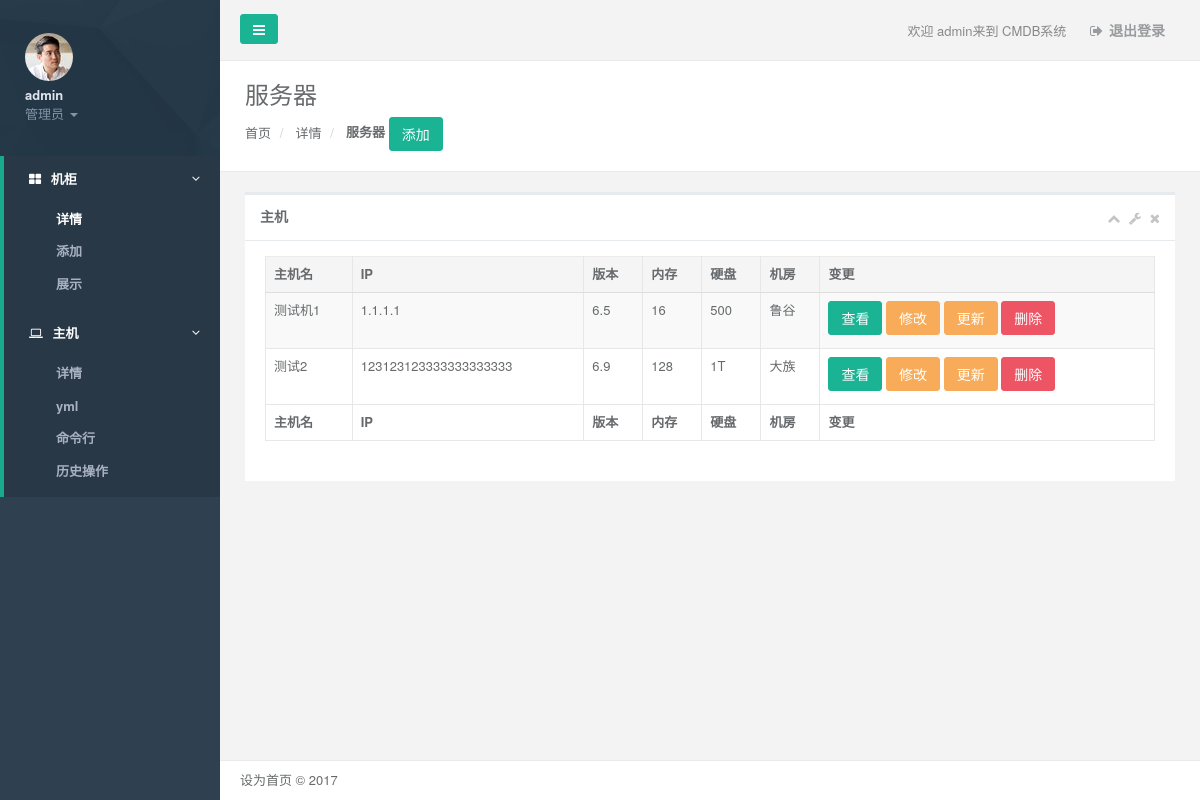
The page /host/host.html (signed in) on the database as committed earlier.
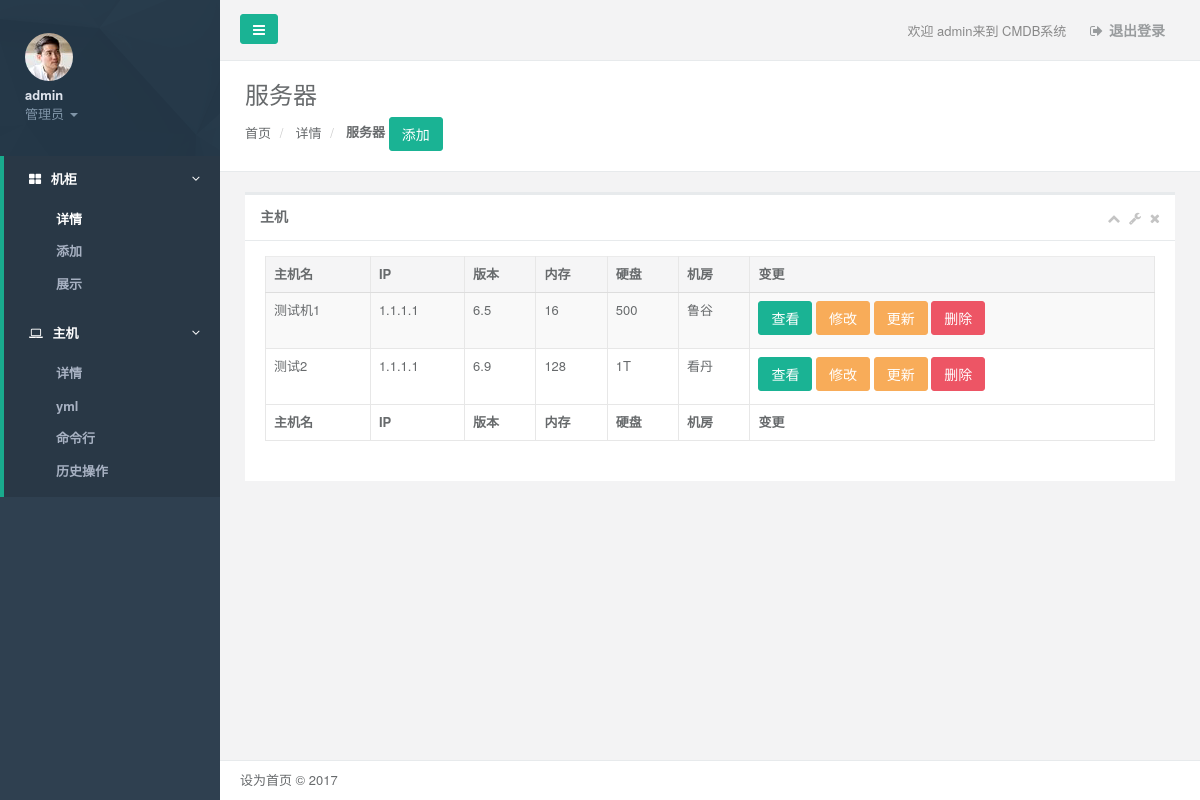
The same page on the database as committed later.
### hostinfo/models.py (models this page shows, shortened)
class Host(models.Model):
    hostname = models.CharField(max_length=50, verbose_name='主机编号')
    ip = models.GenericIPAddressField(verbose_name='IP',null=True)
    port = models.CharField(max_length=50, verbose_name='端口',null=True)
    username = models.CharField(max_length=50, verbose_name='登陆用户',null=True)
    password = models.CharField(max_length=50, verbose_name='密码',null=True)
    jifang = models.ForeignKey(to=Business, to_field='id', null=True)
    osversion = models.CharField(max_length=50,verbose_name='系统版本',null=True)
    memory = models.CharField(max_length=50,verbose_name='内存',null=True)
    disk = models.CharField(max_length=50,verbose_name='硬盘',null=True)
    sn = models.CharField(max_length=50, verbose_name='SN', null=True)
    model_name = models.CharField(max_length=50, verbose_name='型号', null=True)
    cpu_core = models.CharField(max_length=50, verbose_name='CPU', null=True)
    beizhu = models.CharField(max_length=1000, verbose_name='备注', null=True)
    class  Meta:
        db_table ="Host"
        verbose_name="服务器"
        verbose_name_plural = '服务器'

### index/models.py (models this page shows)
class Business(models.Model):
    caption = models.CharField(max_length=32, verbose_name='机房', null=True)
    code = models.CharField(max_length=32, null=True, default="SA", verbose_name='产品线', )
    class Meta:
        db_table = "Business"
        verbose_name = "机房组"
        verbose_name_plural = '机房组'
    def __str__(self):
        return self.caption

### hostinfo/views.py (the view)
# urls.py: url(r'^host/', include('hostinfo.urls')),
@login_required(login_url="/login.html")
def host(request):  ##首页
    host = Host.objects.filter(id__gt=0)
    jifang_list = Business.objects.all()
    return render(request, 'host/host.html', {"host_list": host, "jifang_list": jifang_list})

### templates/host/host.html (shortened to what this page needs)
{% extends "base.html" %}
{% block mainbody %}
    <div class="row wrapper border-bottom white-bg page-heading">
        <div class="col-lg-10">
            <h2>服务器</h2>
            <ol class="breadcrumb">
                <li>
                    <a href="../index.html">首页</a>
                </li>
                <li>
                    <a>详情</a>
                </li>
                <li class="active">
                    <strong>服务器</strong>
                   {%   if     perms.hostinfo.add_host  %}   <button type="button" class="btn btn-primary  " data-toggle="modal" data-target="#myModal">添加 {%  endif %}
                    </button>
                </li>
            </ol>
        </div>
        <div class="col-lg-2">
        </div>
    </div>
    <div class="wrapper wrapper-content animated fadeInRight">
        <div class="row">
            <div class="col-lg-12">
                <div class="ibox float-e-margins">
                    <div class="ibox-title">
                        <h5>主机</h5>
                        <div class="ibox-tools">
                            <a class="collapse-links">
                                <i class="fa fa-chevron-up"></i>
                            </a>
                            <a class="dropdown-toggle" data-toggle="dropdown" href="#">
                                <i class="fa fa-wrench"></i>
                            </a>
                            <a class="close-link">
                                <i class="fa fa-times"></i>
                            </a>
                        </div>
                    </div>
                    <div class="ibox-content">
                        <div class="table-responsive">
                            <table class="table table-striped table-bordered table-hover dataTables-example"
                                   style="word-break:break-all; word-wrap:break-word;">
                                <thead>
                                <tr>
                                    <th>主机名</th>
                                    <th>IP</th>
                                    <th>版本</th>
                                    <th>内存</th>
                                    <th>硬盘</th>
                                    <th>机房</th>
                                    <th>变更 &nbsp;&nbsp;&nbsp;&nbsp;</th>
                                </tr>
                                </thead>
                                <tbody>
                                {% for row  in host_list %}
                                    <tr class="gradeX" nid="{{ row.id }}" jifang_id="{{ row.jifang_id }}"
                                        hostname="{{ row.hostname }}" ip="{{ row.ip }}" osversion="{{ row.osversion }}"
                                        memory="{{ row.memory }}" disk="{{ row.disk }}"  sn="{{ row.sn }}"  beizhu="{{ row.beizhu }}"  username="{{  row.username }}"    port="{{  row.port }}"  cpu_core="{{ row.cpu_core }}" model_name="{{ row.model_name }}"
                                        beizhu="{{  row.beizhu }}"
                                    >
                                        <td>{{ row.hostname }}</td>
                                        <td>{{ row.ip }}</td>
                                        <td>{{ row.osversion }}</td>
                                        <td>{{ row.memory }}</td>
                                        <td>{{ row.disk }}</td>
                                        <td noWrap>{{ row.jifang }}</td>
                                        <td noWrap>
                                            <button type="button" class="btn btn-primary  host_see" data-toggle="modal"
                                                    data-target="#myModa4">查看
                                            </button>
                                               {%   if     perms.hostinfo.change_host  %}
                                            <button type="button" class="btn btn-warning  host_change"
                                                    data-toggle="modal" data-target="#myModa2">修改
                                            </button> {% endif %}
                                        {%   if     perms.hostinfo.change_host  %}
                                            <a type="button" class="btn btn-warning  host_update"
                                                    >更新
                                            </a> {% endif %}
                                          {%   if     perms.hostinfo.delete_host  %}
                                            <button type="button" class="btn btn-danger   host_del" data-toggle="modal"
                                                    data-target="#myModa5">删除
                                            </button>{% endif %}
                                        </td>
                                    </tr>
                                {% endfor %}
                                </tbody>
                                <tfoot>
                                <tr>
                                    <th>主机名</th>
                                    <th>IP</th>
                                    <th>版本</th>
                                    <th>内存</th>
                                    <th>硬盘</th>
                                    <th>机房</th>
                                    <th>变更</th>
                                </tr>
                                </tfoot>
                            </table>
                        </div>
                    </div>
                </div>
            </div>
        </div>
    </div>
{% endblock %}

### templates/base.html (shortened to what this page needs)
<!DOCTYPE html>
<html>
<head>
    {% include 'link_css.html' %}
</head>
<body>
<div id="wrapper">
    {% include 'nav.html' %}
    <div id="page-wrapper" class="gray-bg">
        <div class="row border-bottom">
            {% include 'navbar-static-top.html' %}
        </div>
        {% block mainbody %}
        {% endblock %}
        {% include 'footer.html' %}
    </div>
</div>
</body>
</html>

### templates/link_css.html
<link href="/static/css/bootstrap.min.css" rel="stylesheet">
<link href="/static/font-awesome/css/font-awesome.css" rel="stylesheet">
<link href="/static/css/plugins/toastr/toastr.min.css" rel="stylesheet">
<link href="/static/js/plugins/gritter/jquery.gritter.css" rel="stylesheet">
<link href="/static/css/plugins/dataTables/datatables.min.css" rel="stylesheet">
<link href="/static/css/animate.css" rel="stylesheet">
<link href="/static/css/style.css" rel="stylesheet">
<link href="/static/css/plugins/awesome-bootstrap-checkbox/awesome-bootstrap-checkbox.css" rel="stylesheet">

### templates/nav.html (shortened to what this page needs)
<nav class="navbar-default navbar-static-side" role="navigation">
    <div class="sidebar-collapse">
        <ul class="nav metismenu" id="side-menu">
            <li class="nav-header">
                <div class="dropdown profile-element"> <span>
                            <img alt="image" class="img-circle" src="/static/img/profile_small.jpg"/>
                             </span>
                    <a data-toggle="dropdown" class="dropdown-toggle" href="#">
                            <span class="clear"> <span class="block m-t-xs"> <strong
                                    class="font-bold">{{ user }}</strong>
                             </span> <span class="text-muted text-xs block"> {% ifequal  user.is_superuser  1 %}
                                管理员 {% else %} 普通用户 {% endifequal %}  <b class="caret"></b></span> </span>
                    </a>
                </div>
            </li>
            <li class="active">
                <a href="#"><i class="fa fa-th-large"></i> <span class="nav-label">机柜</span> <span
                        class="fa arrow"></span></a>
                <ul class="nav nav-second-level">
                    <li class="active"><a href="{%   url    'jigui'   %}">详情</a></li>
                    {% if     perms.jigui.add_jiguiinfo %}
                        <li><a href="{%   url    'addx'   %}">添加</a></li> {% endif %}
                    <li><a href="{%   url    'show'   %}">展示</a></li>
                </ul>
            </li>
            <li class="active">
                <a href="#"><i class="fa fa-laptop"></i> <span class="nav-label">主机</span> <span
                        class="fa arrow"></span></a>
                <ul class="nav nav-second-level" >
                    <li><a href="{% url   'host' %}">详情</a></li>
                    <li><a href="{% url   'yml' %}">yml</a></li>
                    <li><a href="{% url   'cmd' %}">命令行</a></li>
                    <li><a href="{% url   'history' %}">历史操作</a></li>
                </ul>
            </li>
        </ul>
    </div>
</nav>

### templates/navbar-static-top.html
<nav class="navbar navbar-static-top" role="navigation" style="margin-bottom: 0">
    <div class="navbar-header">
        <a class=" minimalize-styl-2   btn btn-primary " href="#" id="toubu"><i class="fa fa-bars"></i> </a>
    </div>
    <ul class="nav navbar-top-links navbar-right">
        <li>
            <span class="m-r-sm text-muted welcome-message">欢迎  {{ user }}来到 CMDB系统</span>
        </li>
        <li>
            <a href="/logout.html">
                <i class="fa fa-sign-out"></i>退出登录
            </a>
        </li>
    </ul>
</nav>

### templates/footer.html (shortened to what this page needs)
<div class="footer">
            <div>
                <strong></strong> 设为首页 &copy; 2017
            </div>
        </div>

Rows that differ between the two databases and show on the page:
changed Host "测试2": ip "123123123333333333333" → "1.1.1.1"; jifang "大族" → "看丹"
